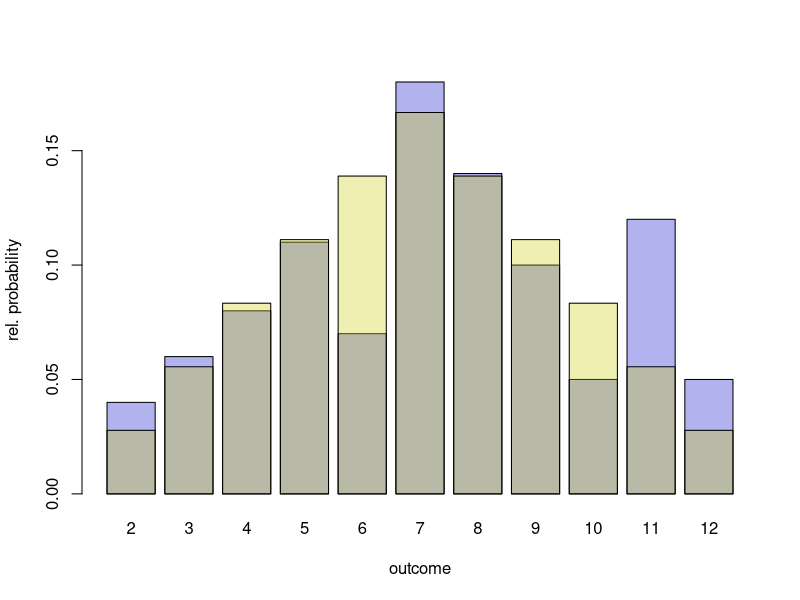

The R source for this figure:
# introduce determinism
set.seed(123)

# global settings
sampleSize <- 100

rollingDiceSum <- function (n=10^3) {
	rowSums(replicate(2, sample(6, n, replace=T)))
}
#plotIt <- function (what) {
#    # barplot(table(factor(what, level=1:12)), xlab="outcome", ylab="abs. probability")
#    barplot(table(what)/sampleSize, col=rgb(0, 0, 0.8, alpha=0.3), xlab="outcome", ylab="rel. probability")
#}

experimentResults <- rollingDiceSum(sampleSize)
barplot(table(experimentResults)/sampleSize, col=rgb(0, 0, 0.8, alpha=0.3), xlab="outcome", ylab="rel. probability")


exactProbabilities <- c(1:6, 5:1)/36 # via Skriptum, Beispiel in section 2.3
barplot(exactProbabilities, col=rgb(0.8, 0.8, 0, alpha=0.3), add=T, xaxt="n", yaxt="n")

# w <- factor(w, level=c(1,2,3,4,5,6,7))

